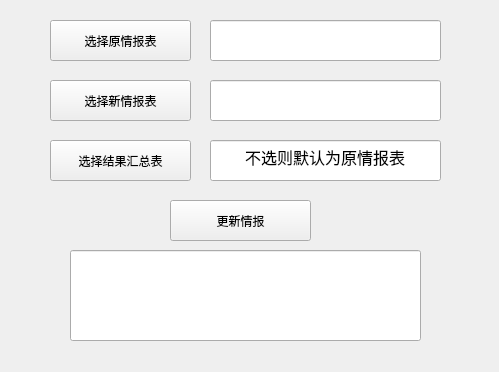
<?xml version="1.0" encoding="UTF-8"?>
<ui version="4.0">
 <class>widget</class>
 <widget class="QWidget" name="widget">
  <property name="geometry">
   <rect>
    <x>0</x>
    <y>0</y>
    <width>499</width>
    <height>372</height>
   </rect>
  </property>
  <property name="windowTitle">
   <string/>
  </property>
  <widget class="QLineEdit" name="lineEdit">
   <property name="geometry">
    <rect>
     <x>210</x>
     <y>20</y>
     <width>231</width>
     <height>41</height>
    </rect>
   </property>
   <property name="font">
    <font>
     <pointsize>12</pointsize>
    </font>
   </property>
   <property name="alignment">
    <set>Qt::AlignmentFlag::AlignCenter</set>
   </property>
  </widget>
  <widget class="QPushButton" name="pushButton">
   <property name="geometry">
    <rect>
     <x>50</x>
     <y>20</y>
     <width>141</width>
     <height>41</height>
    </rect>
   </property>
   <property name="text">
    <string>选择原情报表</string>
   </property>
  </widget>
  <widget class="QLineEdit" name="lineEdit_2">
   <property name="geometry">
    <rect>
     <x>70</x>
     <y>250</y>
     <width>351</width>
     <height>91</height>
    </rect>
   </property>
   <property name="font">
    <font>
     <pointsize>16</pointsize>
    </font>
   </property>
   <property name="text">
    <string/>
   </property>
   <property name="alignment">
    <set>Qt::AlignmentFlag::AlignCenter</set>
   </property>
  </widget>
  <widget class="QLineEdit" name="lineEdit_3">
   <property name="geometry">
    <rect>
     <x>210</x>
     <y>80</y>
     <width>231</width>
     <height>41</height>
    </rect>
   </property>
   <property name="font">
    <font>
     <pointsize>12</pointsize>
    </font>
   </property>
   <property name="alignment">
    <set>Qt::AlignmentFlag::AlignCenter</set>
   </property>
  </widget>
  <widget class="QPushButton" name="pushButton_2">
   <property name="geometry">
    <rect>
     <x>50</x>
     <y>80</y>
     <width>141</width>
     <height>41</height>
    </rect>
   </property>
   <property name="text">
    <string>选择新情报表</string>
   </property>
  </widget>
  <widget class="QPushButton" name="pushButton_3">
   <property name="geometry">
    <rect>
     <x>170</x>
     <y>200</y>
     <width>141</width>
     <height>41</height>
    </rect>
   </property>
   <property name="text">
    <string>更新情报</string>
   </property>
  </widget>
  <widget class="QPushButton" name="pushButton_4">
   <property name="geometry">
    <rect>
     <x>50</x>
     <y>140</y>
     <width>141</width>
     <height>41</height>
    </rect>
   </property>
   <property name="text">
    <string>选择结果汇总表</string>
   </property>
  </widget>
  <widget class="QLineEdit" name="lineEdit_4">
   <property name="geometry">
    <rect>
     <x>210</x>
     <y>140</y>
     <width>231</width>
     <height>41</height>
    </rect>
   </property>
   <property name="font">
    <font>
     <pointsize>12</pointsize>
    </font>
   </property>
   <property name="text">
    <string>不选则默认为原情报表</string>
   </property>
   <property name="alignment">
    <set>Qt::AlignmentFlag::AlignCenter</set>
   </property>
  </widget>
 </widget>
 <resources/>
 <connections/>
</ui>
